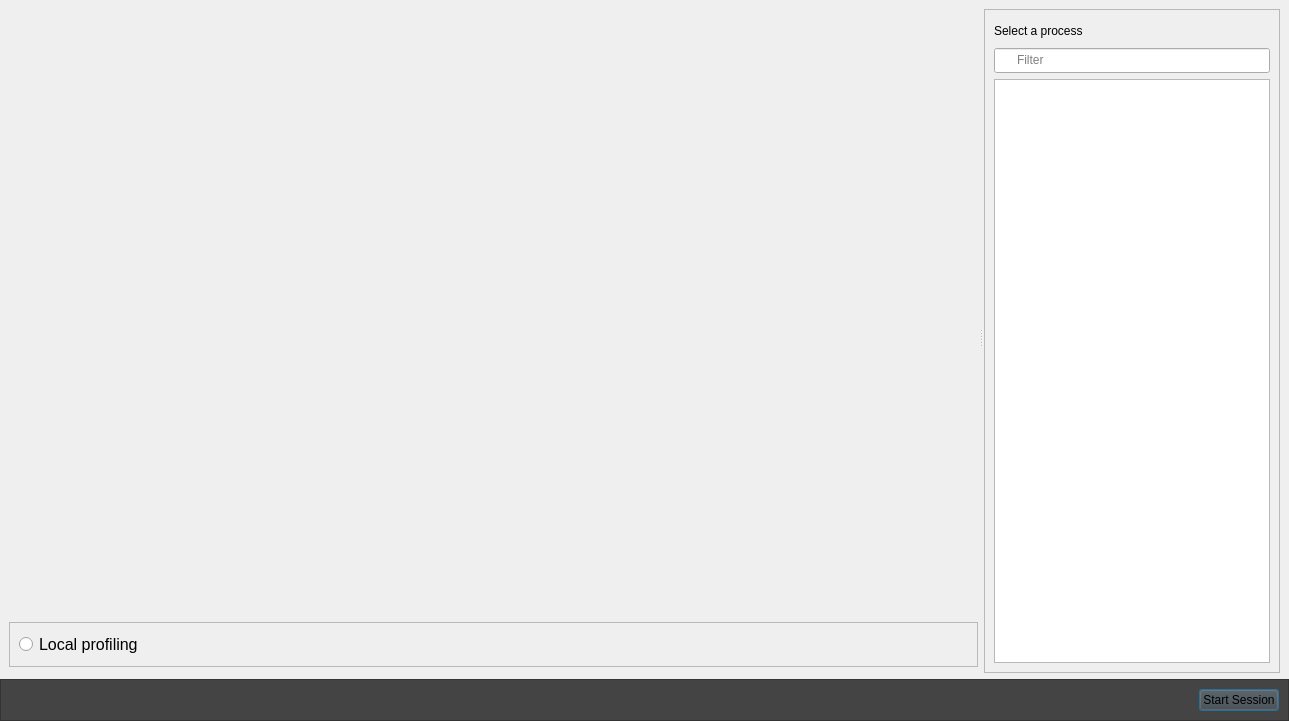
<?xml version="1.0" encoding="UTF-8"?>
<ui version="4.0">
 <class>ProfilingTargetDialog</class>
 <widget class="QDialog" name="ProfilingTargetDialog">
  <property name="geometry">
   <rect>
    <x>0</x>
    <y>0</y>
    <width>1289</width>
    <height>721</height>
   </rect>
  </property>
  <property name="windowTitle">
   <string/>
  </property>
  <property name="accessibleName">
   <string>Orbit Profiler</string>
  </property>
  <property name="styleSheet">
   <string notr="true">QLineEdit {
	background-image: url(:/actions/search_small_offset);
	background-position: left center;
	background-repeat: no-repeat;
	height: 22px;
	padding-left: 20px;
	padding-bottom: 1px;
}</string>
  </property>
  <layout class="QGridLayout" name="gridLayout_2">
   <property name="leftMargin">
    <number>0</number>
   </property>
   <property name="topMargin">
    <number>0</number>
   </property>
   <property name="rightMargin">
    <number>0</number>
   </property>
   <property name="bottomMargin">
    <number>0</number>
   </property>
   <item row="0" column="0">
    <layout class="QVBoxLayout" name="verticalLayout_4" stretch="1,0">
     <property name="leftMargin">
      <number>0</number>
     </property>
     <property name="topMargin">
      <number>0</number>
     </property>
     <property name="rightMargin">
      <number>0</number>
     </property>
     <item>
      <widget class="QSplitter" name="splitter">
       <property name="orientation">
        <enum>Qt::Horizontal</enum>
       </property>
       <property name="handleWidth">
        <number>6</number>
       </property>
       <widget class="QFrame" name="frame">
        <property name="sizePolicy">
         <sizepolicy hsizetype="Preferred" vsizetype="Preferred">
          <horstretch>0</horstretch>
          <verstretch>0</verstretch>
         </sizepolicy>
        </property>
        <property name="frameShape">
         <enum>QFrame::NoFrame</enum>
        </property>
        <property name="frameShadow">
         <enum>QFrame::Raised</enum>
        </property>
        <property name="lineWidth">
         <number>0</number>
        </property>
        <layout class="QVBoxLayout" name="verticalLayout" stretch="1,0,0">
         <property name="rightMargin">
          <number>0</number>
         </property>
         <property name="bottomMargin">
          <number>0</number>
         </property>
         <item>
          <widget class="orbit_qt::ConnectToStadiaWidget" name="stadiaWidget" native="true"/>
         </item>
         <item>
          <widget class="QFrame" name="localFrame">
           <property name="visible">
            <bool>false</bool>
           </property>
           <property name="frameShape">
            <enum>QFrame::StyledPanel</enum>
           </property>
           <property name="frameShadow">
            <enum>QFrame::Raised</enum>
           </property>
           <layout class="QHBoxLayout" name="horizontalLayout">
            <item>
             <widget class="QRadioButton" name="localProfilingRadioButton">
              <property name="font">
               <font>
                <pointsize>12</pointsize>
               </font>
              </property>
              <property name="text">
               <string>Local profiling</string>
              </property>
             </widget>
            </item>
            <item>
             <spacer name="horizontalSpacer">
              <property name="orientation">
               <enum>Qt::Horizontal</enum>
              </property>
              <property name="sizeHint" stdset="0">
               <size>
                <width>746</width>
                <height>20</height>
               </size>
              </property>
             </spacer>
            </item>
            <item>
             <widget class="QLabel" name="localProfilingStatusMessage">
              <property name="text">
               <string/>
              </property>
             </widget>
            </item>
           </layout>
          </widget>
         </item>
         <item>
          <widget class="orbit_qt::LoadCaptureWidget" name="loadCaptureWidget" native="true"/>
         </item>
        </layout>
       </widget>
       <widget class="QFrame" name="frame_4">
        <property name="sizePolicy">
         <sizepolicy hsizetype="Preferred" vsizetype="Preferred">
          <horstretch>0</horstretch>
          <verstretch>0</verstretch>
         </sizepolicy>
        </property>
        <property name="frameShape">
         <enum>QFrame::NoFrame</enum>
        </property>
        <property name="frameShadow">
         <enum>QFrame::Raised</enum>
        </property>
        <property name="lineWidth">
         <number>0</number>
        </property>
        <layout class="QGridLayout" name="gridLayout_3">
         <property name="leftMargin">
          <number>0</number>
         </property>
         <property name="topMargin">
          <number>9</number>
         </property>
         <property name="rightMargin">
          <number>9</number>
         </property>
         <property name="bottomMargin">
          <number>0</number>
         </property>
         <item row="0" column="0">
          <widget class="QFrame" name="processesFrame">
           <property name="accessibleName">
            <string>ProcessesFrame</string>
           </property>
           <property name="frameShape">
            <enum>QFrame::StyledPanel</enum>
           </property>
           <property name="frameShadow">
            <enum>QFrame::Raised</enum>
           </property>
           <layout class="QVBoxLayout" name="verticalLayout_3">
            <item>
             <widget class="QLabel" name="selectProcessLabel">
              <property name="minimumSize">
               <size>
                <width>0</width>
                <height>23</height>
               </size>
              </property>
              <property name="text">
               <string>Select a process</string>
              </property>
             </widget>
            </item>
            <item>
             <widget class="QLineEdit" name="processFilterLineEdit">
              <property name="accessibleName">
               <string>FilterProcesses</string>
              </property>
              <property name="placeholderText">
               <string>Filter</string>
              </property>
              <property name="clearButtonEnabled">
               <bool>true</bool>
              </property>
             </widget>
            </item>
            <item>
             <widget class="QFrame" name="frame2">
              <layout class="QVBoxLayout" name="verticalLayout_2">
               <property name="leftMargin">
                <number>0</number>
               </property>
               <property name="topMargin">
                <number>0</number>
               </property>
               <property name="rightMargin">
                <number>0</number>
               </property>
               <property name="bottomMargin">
                <number>0</number>
               </property>
               <item>
                <widget class="QTableView" name="processesTableView">
                 <property name="enabled">
                  <bool>true</bool>
                 </property>
                 <property name="focusPolicy">
                  <enum>Qt::NoFocus</enum>
                 </property>
                 <property name="accessibleName">
                  <string>ProcessList</string>
                 </property>
                 <property name="alternatingRowColors">
                  <bool>true</bool>
                 </property>
                 <property name="selectionMode">
                  <enum>QAbstractItemView::SingleSelection</enum>
                 </property>
                 <property name="selectionBehavior">
                  <enum>QAbstractItemView::SelectRows</enum>
                 </property>
                 <property name="showGrid">
                  <bool>false</bool>
                 </property>
                </widget>
               </item>
              </layout>
              <widget class="orbit_qt::OverlayWidget" name="processesTableOverlay" native="true">
               <property name="geometry">
                <rect>
                 <x>0</x>
                 <y>0</y>
                 <width>100</width>
                 <height>30</height>
                </rect>
               </property>
               <property name="visible">
                <bool>false</bool>
               </property>
               <property name="accessibleName">
                <string>ProcessListOverlay</string>
               </property>
              </widget>
             </widget>
            </item>
           </layout>
          </widget>
         </item>
        </layout>
       </widget>
      </widget>
     </item>
     <item>
      <widget class="QFrame" name="frame_2">
       <property name="styleSheet">
        <string notr="true">background-color: rgb(68, 68, 68)</string>
       </property>
       <property name="frameShape">
        <enum>QFrame::StyledPanel</enum>
       </property>
       <property name="frameShadow">
        <enum>QFrame::Raised</enum>
       </property>
       <layout class="QHBoxLayout" name="horizontalLayout_3">
        <item>
         <spacer name="horizontalSpacer_3">
          <property name="orientation">
           <enum>Qt::Horizontal</enum>
          </property>
          <property name="sizeHint" stdset="0">
           <size>
            <width>1183</width>
            <height>20</height>
           </size>
          </property>
         </spacer>
        </item>
        <item>
         <widget class="QLabel" name="targetLabel">
          <property name="text">
           <string/>
          </property>
         </widget>
        </item>
        <item>
         <widget class="QPushButton" name="confirmButton">
          <property name="accessibleName">
           <string>StartOrbit</string>
          </property>
          <property name="text">
           <string>Start Session</string>
          </property>
         </widget>
        </item>
       </layout>
      </widget>
     </item>
    </layout>
   </item>
  </layout>
 </widget>
 <customwidgets>
  <customwidget>
   <class>orbit_qt::OverlayWidget</class>
   <extends>QWidget</extends>
   <header>OverlayWidget.h</header>
   <container>1</container>
  </customwidget>
  <customwidget>
   <class>orbit_qt::ConnectToStadiaWidget</class>
   <extends>QWidget</extends>
   <header>ConnectToStadiaWidget.h</header>
  </customwidget>
  <customwidget>
   <class>orbit_qt::LoadCaptureWidget</class>
   <extends>QWidget</extends>
   <header>LoadCaptureWidget.h</header>
  </customwidget>
 </customwidgets>
 <resources>
  <include location="../../icons/orbiticons.qrc"/>
 </resources>
 <connections/>
</ui>
